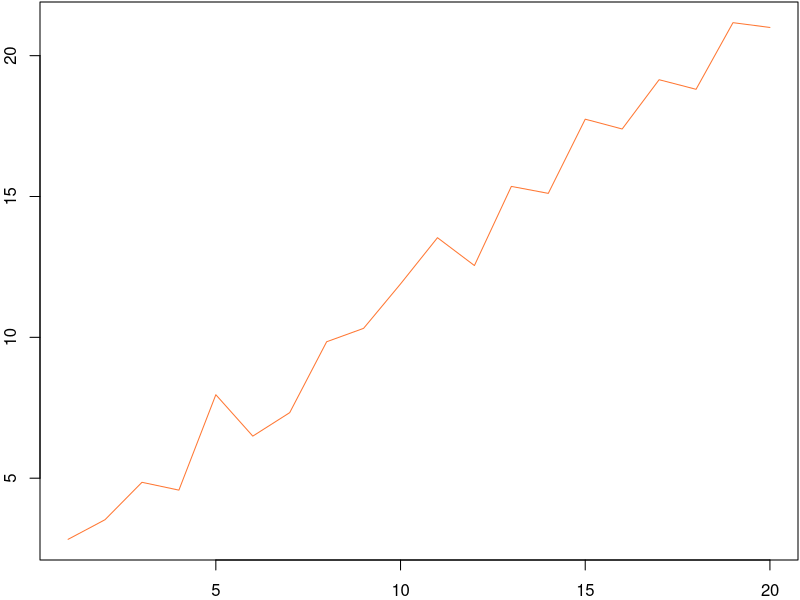

The R script that drew this image:
X11(width=5, height=3)

x <- 3*runif(20) + (1:20)

# png(file = 'img/vector.png', width=300, height=180)
par(mar=c(2, 2, 0.1, 0.1))
plot(x, type='l', col='#ff7733')
# dev.off()

# Wait for mouse click or enter pressed
z <- locator(1)
